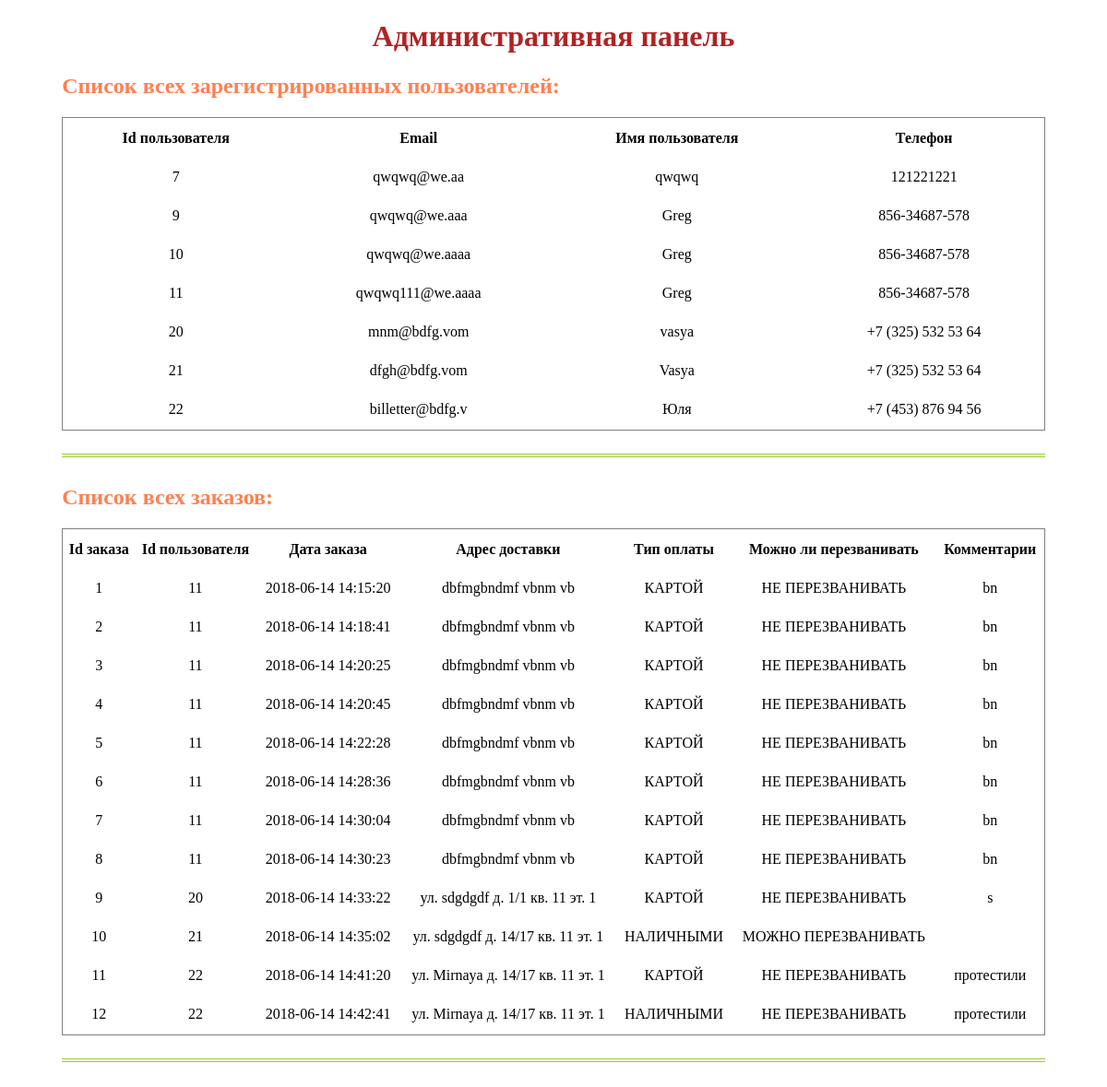
The app's page /admin.php with its own data.
### tables this page shows
CREATE TABLE `users` (
  `id` int(11) UNSIGNED NOT NULL,
  `email` varchar(255) NOT NULL,
  `name` varchar(255) NOT NULL,
  `phone` varchar(255) NOT NULL
);

CREATE TABLE `orders` (
  `id` int(11) UNSIGNED NOT NULL,
  `userId` int(11) UNSIGNED NOT NULL,
  `dateOrder` timestamp NOT NULL,
  `shippingAddress` varchar(255) NOT NULL,
  `typePayment` enum('НАЛИЧНЫМИ','КАРТОЙ') NOT NULL,
  `callback` enum('НЕ ПЕРЕЗВАНИВАТЬ','МОЖНО ПЕРЕЗВАНИВАТЬ') NOT NULL,
  `comments` tinytext
);

### src/functions.php (called while the page is built, shortened)
<?php
function listCustomers()
{
    global $dbh;
    $sql = 'SELECT * FROM users WHERE 1';
    $stmt = $dbh->prepare($sql);
    $stmt->execute();
    return $stmt->fetchAll(PDO::FETCH_OBJ);
}
function listOrders()
{
    global $dbh;
    $sql = 'SELECT * FROM orders WHERE 1';
    $stmt = $dbh->prepare($sql);
    $stmt->execute();
    return $stmt->fetchAll(PDO::FETCH_OBJ);
}

### admin.php (the view, shortened to what this page needs)
<?php
require_once './database/db.php';
require_once './src/functions.php';
$listCustomers = listCustomers();
$listOrders = listOrders();
?>
<!doctype html>
<html lang="ru">
<head>
    <link rel="stylesheet" href="./public/css/styles.css">
</head>
<body>
<div class="container">
    <h1 class="title">Административная панель</h1>
    <div class="task-wrapper">
        <h2>Список всех зарегистрированных пользователей:</h2>
        <table>
            <tr>
                <th>Id пользователя</th>
                <th>Email</th>
                <th>Имя пользователя</th>
                <th>Телефон</th>
            </tr>
            <?php foreach($listCustomers as $value) : ?>
                <tr>
                    <td><?= $value->id ?></td>
                    <td><?= $value->email ?></td>
                    <td><?= $value->name  ?></td>
                    <td><?= $value->phone ?></td>
                </tr>
            <?php endforeach; ?>
        </table>
    </div>
    <div class="task-wrapper">
        <h2>Список всех заказов:</h2>
        <table>
            <tr>
                <th>Id заказа</th>
                <th>Id пользователя</th>
                <th>Дата заказа</th>
                <th>Адрес доставки</th>
                <th>Тип оплаты</th>
                <th>Можно ли перезванивать</th>
                <th>Комментарии</th>
            </tr>
            <?php foreach($listOrders as $value) : ?>
                <tr>
                    <td><?= $value->id ?></td>
                    <td><?= $value->userId  ?></td>
                    <td><?= $value->dateOrder ?></td>
                    <td><?= $value->shippingAddress ?></td>
                    <td><?= $value->typePayment ?></td>
                    <td><?= $value->callback ?></td>
                    <td><?= $value->comments ?></td>
                </tr>
            <?php endforeach; ?>
        </table>
    </div>
</div>
</body>
</html>

### public/css/styles.css (style rules this page uses)
.container { width: 90%; margin-left: 5%; text-align: left; }
.title { text-align: center; color: firebrick; }
.task-wrapper { border-bottom: 4px double yellowgreen; margin-bottom: 30px; padding-bottom: 10px; }
h2 { color: coral; }
table { border: 1px solid grey; margin-bottom: 15px; width: 100%; }
table tr { height: 40px; }
table th { text-align: center; }
table td { min-width: 12%; text-align: center; }

### records on screen
users: id "7", email "qwqwq@we.aa", name "qwqwq", phone "121221221"
users: id "9", email "qwqwq@we.aaa", name "Greg", phone "856-34687-578"
users: id "10", email "qwqwq@we.aaaa", name "Greg", phone "856-34687-578"
users: id "11", email "qwqwq111@we.aaaa", name "Greg", phone "856-34687-578"
users: id "20", email "mnm@bdfg.vom", name "vasya", phone "+7 (325) 532 53 64"
users: id "21", email "dfgh@bdfg.vom", name "Vasya", phone "+7 (325) 532 53 64"
users: id "22", email "billetter@bdfg.v", name "Юля", phone "+7 (453) 876 94 56"
orders: id "1", userId "11", dateOrder "2018-06-14 14:15:20", shippingAddress "dbfmgbndmf vbnm vb", typePayment "КАРТОЙ", callback "НЕ ПЕРЕЗВАНИВАТЬ", comments "bn"
orders: id "2", userId "11", dateOrder "2018-06-14 14:18:41", shippingAddress "dbfmgbndmf vbnm vb", typePayment "КАРТОЙ", callback "НЕ ПЕРЕЗВАНИВАТЬ", comments "bn"
orders: id "3", userId "11", dateOrder "2018-06-14 14:20:25", shippingAddress "dbfmgbndmf vbnm vb", typePayment "КАРТОЙ", callback "НЕ ПЕРЕЗВАНИВАТЬ", comments "bn"
orders: id "4", userId "11", dateOrder "2018-06-14 14:20:45", shippingAddress "dbfmgbndmf vbnm vb", typePayment "КАРТОЙ", callback "НЕ ПЕРЕЗВАНИВАТЬ", comments "bn"
orders: id "5", userId "11", dateOrder "2018-06-14 14:22:28", shippingAddress "dbfmgbndmf vbnm vb", typePayment "КАРТОЙ", callback "НЕ ПЕРЕЗВАНИВАТЬ", comments "bn"
orders: id "6", userId "11", dateOrder "2018-06-14 14:28:36", shippingAddress "dbfmgbndmf vbnm vb", typePayment "КАРТОЙ", callback "НЕ ПЕРЕЗВАНИВАТЬ", comments "bn"
orders: id "7", userId "11", dateOrder "2018-06-14 14:30:04", shippingAddress "dbfmgbndmf vbnm vb", typePayment "КАРТОЙ", callback "НЕ ПЕРЕЗВАНИВАТЬ", comments "bn"
orders: id "8", userId "11", dateOrder "2018-06-14 14:30:23", shippingAddress "dbfmgbndmf vbnm vb", typePayment "КАРТОЙ", callback "НЕ ПЕРЕЗВАНИВАТЬ", comments "bn"
orders: id "9", userId "20", dateOrder "2018-06-14 14:33:22", shippingAddress "ул. sdgdgdf д. 1/1 кв. 11 эт. 1", typePayment "КАРТОЙ", callback "НЕ ПЕРЕЗВАНИВАТЬ", comments "s"
orders: id "10", userId "21", dateOrder "2018-06-14 14:35:02", shippingAddress "ул. sdgdgdf д. 14/17 кв. 11 эт. 1", typePayment "НАЛИЧНЫМИ", callback "МОЖНО ПЕРЕЗВАНИВАТЬ"
orders: id "11", userId "22", dateOrder "2018-06-14 14:41:20", shippingAddress "ул. Mirnaya д. 14/17 кв. 11 эт. 1", typePayment "КАРТОЙ", callback "НЕ ПЕРЕЗВАНИВАТЬ", comments "протестили"
orders: id "12", userId "22", dateOrder "2018-06-14 14:42:41", shippingAddress "ул. Mirnaya д. 14/17 кв. 11 эт. 1", typePayment "НАЛИЧНЫМИ", callback "НЕ ПЕРЕЗВАНИВАТЬ", comments "протестили"
